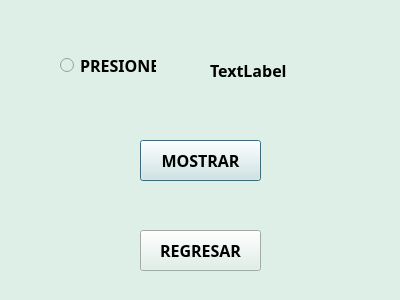
<?xml version="1.0" encoding="UTF-8"?>
<ui version="4.0">
 <class>Dialog</class>
 <widget class="QDialog" name="Dialog">
  <property name="geometry">
   <rect>
    <x>0</x>
    <y>0</y>
    <width>400</width>
    <height>300</height>
   </rect>
  </property>
  <property name="windowTitle">
   <string>Dialog</string>
  </property>
  <property name="styleSheet">
   <string notr="true">background-color: rgb(222, 239, 231);</string>
  </property>
  <widget class="QRadioButton" name="rbutton">
   <property name="geometry">
    <rect>
     <x>60</x>
     <y>50</y>
     <width>96</width>
     <height>31</height>
    </rect>
   </property>
   <property name="font">
    <font>
     <family>Hack Nerd Font Mono</family>
     <pointsize>12</pointsize>
     <bold>true</bold>
    </font>
   </property>
   <property name="text">
    <string>PRESIONE</string>
   </property>
  </widget>
  <widget class="QPushButton" name="btnrbutton">
   <property name="geometry">
    <rect>
     <x>140</x>
     <y>140</y>
     <width>121</width>
     <height>41</height>
    </rect>
   </property>
   <property name="font">
    <font>
     <family>Hack Nerd Font Mono</family>
     <pointsize>12</pointsize>
     <bold>true</bold>
    </font>
   </property>
   <property name="text">
    <string>MOSTRAR</string>
   </property>
  </widget>
  <widget class="QPushButton" name="return1">
   <property name="geometry">
    <rect>
     <x>140</x>
     <y>230</y>
     <width>121</width>
     <height>41</height>
    </rect>
   </property>
   <property name="font">
    <font>
     <family>Hack Nerd Font Mono</family>
     <pointsize>12</pointsize>
     <bold>true</bold>
    </font>
   </property>
   <property name="text">
    <string>REGRESAR</string>
   </property>
  </widget>
  <widget class="QLabel" name="lbrbutton">
   <property name="geometry">
    <rect>
     <x>210</x>
     <y>60</y>
     <width>121</width>
     <height>20</height>
    </rect>
   </property>
   <property name="font">
    <font>
     <family>Hack Nerd Font Mono</family>
     <pointsize>12</pointsize>
     <bold>true</bold>
    </font>
   </property>
   <property name="text">
    <string>TextLabel</string>
   </property>
  </widget>
 </widget>
 <resources/>
 <connections/>
</ui>
